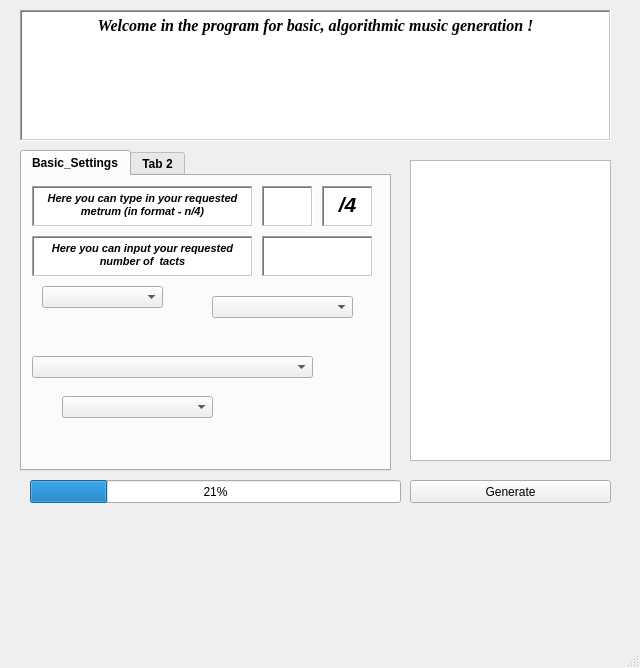
<?xml version="1.0" encoding="UTF-8"?>
<ui version="4.0">
 <class>MainWindow</class>
 <widget class="QMainWindow" name="MainWindow">
  <property name="geometry">
   <rect>
    <x>0</x>
    <y>0</y>
    <width>640</width>
    <height>668</height>
   </rect>
  </property>
  <property name="windowTitle">
   <string>MainWindow</string>
  </property>
  <widget class="QWidget" name="centralwidget">
   <widget class="QPlainTextEdit" name="plainTextEdit_2">
    <property name="geometry">
     <rect>
      <x>410</x>
      <y>160</y>
      <width>201</width>
      <height>301</height>
     </rect>
    </property>
   </widget>
   <widget class="QProgressBar" name="progressBar">
    <property name="geometry">
     <rect>
      <x>30</x>
      <y>480</y>
      <width>371</width>
      <height>23</height>
     </rect>
    </property>
    <property name="value">
     <number>21</number>
    </property>
    <property name="orientation">
     <enum>Qt::Horizontal</enum>
    </property>
    <property name="invertedAppearance">
     <bool>false</bool>
    </property>
    <property name="textDirection">
     <enum>QProgressBar::TopToBottom</enum>
    </property>
   </widget>
   <widget class="QTabWidget" name="settings_tabs">
    <property name="geometry">
     <rect>
      <x>20</x>
      <y>150</y>
      <width>371</width>
      <height>321</height>
     </rect>
    </property>
    <property name="font">
     <font>
      <weight>75</weight>
      <bold>true</bold>
     </font>
    </property>
    <property name="currentIndex">
     <number>0</number>
    </property>
    <widget class="QWidget" name="basic_settings">
     <property name="font">
      <font>
       <weight>75</weight>
       <bold>true</bold>
      </font>
     </property>
     <attribute name="title">
      <string>Basic_Settings</string>
     </attribute>
     <widget class="QComboBox" name="comboBox_4">
      <property name="geometry">
       <rect>
        <x>40</x>
        <y>220</y>
        <width>151</width>
        <height>22</height>
       </rect>
      </property>
     </widget>
     <widget class="QComboBox" name="comboBox">
      <property name="geometry">
       <rect>
        <x>20</x>
        <y>110</y>
        <width>121</width>
        <height>22</height>
       </rect>
      </property>
     </widget>
     <widget class="QComboBox" name="comboBox_2">
      <property name="geometry">
       <rect>
        <x>190</x>
        <y>120</y>
        <width>141</width>
        <height>22</height>
       </rect>
      </property>
     </widget>
     <widget class="QComboBox" name="comboBox_3">
      <property name="geometry">
       <rect>
        <x>10</x>
        <y>180</y>
        <width>281</width>
        <height>22</height>
       </rect>
      </property>
     </widget>
     <widget class="QTextEdit" name="metrum_info">
      <property name="geometry">
       <rect>
        <x>10</x>
        <y>10</y>
        <width>221</width>
        <height>41</height>
       </rect>
      </property>
      <property name="frameShape">
       <enum>QFrame::WinPanel</enum>
      </property>
      <property name="lineWidth">
       <number>0</number>
      </property>
      <property name="verticalScrollBarPolicy">
       <enum>Qt::ScrollBarAlwaysOff</enum>
      </property>
      <property name="horizontalScrollBarPolicy">
       <enum>Qt::ScrollBarAlwaysOff</enum>
      </property>
      <property name="sizeAdjustPolicy">
       <enum>QAbstractScrollArea::AdjustIgnored</enum>
      </property>
      <property name="html">
       <string>&lt;!DOCTYPE HTML PUBLIC &quot;-//W3C//DTD HTML 4.0//EN&quot; &quot;http://www.w3.org/TR/REC-html40/strict.dtd&quot;&gt;
&lt;html&gt;&lt;head&gt;&lt;meta name=&quot;qrichtext&quot; content=&quot;1&quot; /&gt;&lt;style type=&quot;text/css&quot;&gt;
p, li { white-space: pre-wrap; }
&lt;/style&gt;&lt;/head&gt;&lt;body style=&quot; font-family:'MS Shell Dlg 2'; font-size:8.25pt; font-weight:600; font-style:normal;&quot;&gt;
&lt;p align=&quot;center&quot; style=&quot; margin-top:0px; margin-bottom:0px; margin-left:0px; margin-right:0px; -qt-block-indent:0; text-indent:0px;&quot;&gt;&lt;span style=&quot; font-size:8pt; font-style:italic;&quot;&gt;Here you can type in your requested metrum (in format - n/4)&lt;/span&gt;&lt;/p&gt;&lt;/body&gt;&lt;/html&gt;</string>
      </property>
      <property name="textInteractionFlags">
       <set>Qt::NoTextInteraction</set>
      </property>
     </widget>
     <widget class="QTextEdit" name="metrum_insert">
      <property name="geometry">
       <rect>
        <x>240</x>
        <y>10</y>
        <width>51</width>
        <height>41</height>
       </rect>
      </property>
      <property name="font">
       <font>
        <pointsize>16</pointsize>
        <weight>75</weight>
        <bold>true</bold>
       </font>
      </property>
      <property name="frameShape">
       <enum>QFrame::WinPanel</enum>
      </property>
      <property name="verticalScrollBarPolicy">
       <enum>Qt::ScrollBarAlwaysOff</enum>
      </property>
      <property name="horizontalScrollBarPolicy">
       <enum>Qt::ScrollBarAlwaysOff</enum>
      </property>
      <property name="html">
       <string>&lt;!DOCTYPE HTML PUBLIC &quot;-//W3C//DTD HTML 4.0//EN&quot; &quot;http://www.w3.org/TR/REC-html40/strict.dtd&quot;&gt;
&lt;html&gt;&lt;head&gt;&lt;meta name=&quot;qrichtext&quot; content=&quot;1&quot; /&gt;&lt;style type=&quot;text/css&quot;&gt;
p, li { white-space: pre-wrap; }
&lt;/style&gt;&lt;/head&gt;&lt;body style=&quot; font-family:'MS Shell Dlg 2'; font-size:16pt; font-weight:600; font-style:normal;&quot;&gt;
&lt;p align=&quot;center&quot; style=&quot;-qt-paragraph-type:empty; margin-top:0px; margin-bottom:0px; margin-left:0px; margin-right:0px; -qt-block-indent:0; text-indent:0px;&quot;&gt;&lt;br /&gt;&lt;/p&gt;&lt;/body&gt;&lt;/html&gt;</string>
      </property>
     </widget>
     <widget class="QTextEdit" name="metrum_div">
      <property name="geometry">
       <rect>
        <x>300</x>
        <y>10</y>
        <width>51</width>
        <height>41</height>
       </rect>
      </property>
      <property name="frameShape">
       <enum>QFrame::WinPanel</enum>
      </property>
      <property name="verticalScrollBarPolicy">
       <enum>Qt::ScrollBarAlwaysOff</enum>
      </property>
      <property name="horizontalScrollBarPolicy">
       <enum>Qt::ScrollBarAlwaysOff</enum>
      </property>
      <property name="html">
       <string>&lt;!DOCTYPE HTML PUBLIC &quot;-//W3C//DTD HTML 4.0//EN&quot; &quot;http://www.w3.org/TR/REC-html40/strict.dtd&quot;&gt;
&lt;html&gt;&lt;head&gt;&lt;meta name=&quot;qrichtext&quot; content=&quot;1&quot; /&gt;&lt;style type=&quot;text/css&quot;&gt;
p, li { white-space: pre-wrap; }
&lt;/style&gt;&lt;/head&gt;&lt;body style=&quot; font-family:'MS Shell Dlg 2'; font-size:8.25pt; font-weight:600; font-style:normal;&quot;&gt;
&lt;p align=&quot;center&quot; style=&quot; margin-top:0px; margin-bottom:0px; margin-left:0px; margin-right:0px; -qt-block-indent:0; text-indent:0px;&quot;&gt;&lt;span style=&quot; font-size:16pt; font-style:italic;&quot;&gt;/4&lt;/span&gt;&lt;/p&gt;&lt;/body&gt;&lt;/html&gt;</string>
      </property>
      <property name="textInteractionFlags">
       <set>Qt::NoTextInteraction</set>
      </property>
     </widget>
     <widget class="QTextEdit" name="tacts_info">
      <property name="geometry">
       <rect>
        <x>10</x>
        <y>60</y>
        <width>221</width>
        <height>41</height>
       </rect>
      </property>
      <property name="frameShape">
       <enum>QFrame::WinPanel</enum>
      </property>
      <property name="verticalScrollBarPolicy">
       <enum>Qt::ScrollBarAlwaysOff</enum>
      </property>
      <property name="horizontalScrollBarPolicy">
       <enum>Qt::ScrollBarAlwaysOff</enum>
      </property>
      <property name="html">
       <string>&lt;!DOCTYPE HTML PUBLIC &quot;-//W3C//DTD HTML 4.0//EN&quot; &quot;http://www.w3.org/TR/REC-html40/strict.dtd&quot;&gt;
&lt;html&gt;&lt;head&gt;&lt;meta name=&quot;qrichtext&quot; content=&quot;1&quot; /&gt;&lt;style type=&quot;text/css&quot;&gt;
p, li { white-space: pre-wrap; }
&lt;/style&gt;&lt;/head&gt;&lt;body style=&quot; font-family:'MS Shell Dlg 2'; font-size:8.25pt; font-weight:600; font-style:normal;&quot;&gt;
&lt;p align=&quot;center&quot; style=&quot; margin-top:0px; margin-bottom:0px; margin-left:0px; margin-right:0px; -qt-block-indent:0; text-indent:0px;&quot;&gt;&lt;span style=&quot; font-size:8pt; font-style:italic;&quot;&gt;Here you can input your requested number of  tacts&lt;/span&gt;&lt;/p&gt;
&lt;p align=&quot;center&quot; style=&quot;-qt-paragraph-type:empty; margin-top:0px; margin-bottom:0px; margin-left:0px; margin-right:0px; -qt-block-indent:0; text-indent:0px; font-size:8pt; font-style:italic;&quot;&gt;&lt;br /&gt;&lt;/p&gt;&lt;/body&gt;&lt;/html&gt;</string>
      </property>
      <property name="textInteractionFlags">
       <set>Qt::NoTextInteraction</set>
      </property>
     </widget>
     <widget class="QTextEdit" name="tacts_insert">
      <property name="geometry">
       <rect>
        <x>240</x>
        <y>60</y>
        <width>111</width>
        <height>41</height>
       </rect>
      </property>
      <property name="font">
       <font>
        <pointsize>16</pointsize>
        <weight>75</weight>
        <bold>true</bold>
       </font>
      </property>
      <property name="frameShape">
       <enum>QFrame::WinPanel</enum>
      </property>
      <property name="verticalScrollBarPolicy">
       <enum>Qt::ScrollBarAlwaysOff</enum>
      </property>
      <property name="horizontalScrollBarPolicy">
       <enum>Qt::ScrollBarAlwaysOff</enum>
      </property>
      <property name="html">
       <string>&lt;!DOCTYPE HTML PUBLIC &quot;-//W3C//DTD HTML 4.0//EN&quot; &quot;http://www.w3.org/TR/REC-html40/strict.dtd&quot;&gt;
&lt;html&gt;&lt;head&gt;&lt;meta name=&quot;qrichtext&quot; content=&quot;1&quot; /&gt;&lt;style type=&quot;text/css&quot;&gt;
p, li { white-space: pre-wrap; }
&lt;/style&gt;&lt;/head&gt;&lt;body style=&quot; font-family:'MS Shell Dlg 2'; font-size:16pt; font-weight:600; font-style:normal;&quot;&gt;
&lt;p align=&quot;center&quot; style=&quot;-qt-paragraph-type:empty; margin-top:0px; margin-bottom:0px; margin-left:0px; margin-right:0px; -qt-block-indent:0; text-indent:0px;&quot;&gt;&lt;br /&gt;&lt;/p&gt;&lt;/body&gt;&lt;/html&gt;</string>
      </property>
     </widget>
     <zorder>metrum_insert</zorder>
     <zorder>comboBox_4</zorder>
     <zorder>comboBox</zorder>
     <zorder>comboBox_2</zorder>
     <zorder>comboBox_3</zorder>
     <zorder>metrum_info</zorder>
     <zorder>metrum_div</zorder>
     <zorder>tacts_info</zorder>
     <zorder>tacts_insert</zorder>
    </widget>
    <widget class="QWidget" name="tab_2">
     <attribute name="title">
      <string>Tab 2</string>
     </attribute>
     <widget class="QSpinBox" name="spinBox_8">
      <property name="geometry">
       <rect>
        <x>50</x>
        <y>170</y>
        <width>42</width>
        <height>22</height>
       </rect>
      </property>
     </widget>
     <widget class="QSpinBox" name="spinBox_22">
      <property name="geometry">
       <rect>
        <x>260</x>
        <y>80</y>
        <width>42</width>
        <height>22</height>
       </rect>
      </property>
     </widget>
     <widget class="QSpinBox" name="spinBox_7">
      <property name="geometry">
       <rect>
        <x>50</x>
        <y>200</y>
        <width>42</width>
        <height>22</height>
       </rect>
      </property>
     </widget>
     <widget class="QSpinBox" name="spinBox_26">
      <property name="geometry">
       <rect>
        <x>260</x>
        <y>170</y>
        <width>42</width>
        <height>22</height>
       </rect>
      </property>
     </widget>
     <widget class="QSpinBox" name="spinBox">
      <property name="geometry">
       <rect>
        <x>50</x>
        <y>20</y>
        <width>42</width>
        <height>22</height>
       </rect>
      </property>
     </widget>
     <widget class="QSpinBox" name="spinBox_20">
      <property name="geometry">
       <rect>
        <x>260</x>
        <y>50</y>
        <width>42</width>
        <height>22</height>
       </rect>
      </property>
     </widget>
     <widget class="QSpinBox" name="spinBox_12">
      <property name="geometry">
       <rect>
        <x>50</x>
        <y>260</y>
        <width>42</width>
        <height>22</height>
       </rect>
      </property>
     </widget>
     <widget class="QSpinBox" name="spinBox_9">
      <property name="geometry">
       <rect>
        <x>160</x>
        <y>80</y>
        <width>42</width>
        <height>22</height>
       </rect>
      </property>
     </widget>
     <widget class="QSpinBox" name="spinBox_25">
      <property name="geometry">
       <rect>
        <x>160</x>
        <y>170</y>
        <width>42</width>
        <height>22</height>
       </rect>
      </property>
     </widget>
     <widget class="QSpinBox" name="spinBox_13">
      <property name="geometry">
       <rect>
        <x>160</x>
        <y>230</y>
        <width>42</width>
        <height>22</height>
       </rect>
      </property>
     </widget>
     <widget class="QSpinBox" name="spinBox_17">
      <property name="geometry">
       <rect>
        <x>260</x>
        <y>110</y>
        <width>42</width>
        <height>22</height>
       </rect>
      </property>
     </widget>
     <widget class="QSpinBox" name="spinBox_15">
      <property name="geometry">
       <rect>
        <x>260</x>
        <y>20</y>
        <width>42</width>
        <height>22</height>
       </rect>
      </property>
     </widget>
     <widget class="QSpinBox" name="spinBox_18">
      <property name="geometry">
       <rect>
        <x>160</x>
        <y>140</y>
        <width>42</width>
        <height>22</height>
       </rect>
      </property>
     </widget>
     <widget class="QSpinBox" name="spinBox_5">
      <property name="geometry">
       <rect>
        <x>50</x>
        <y>230</y>
        <width>42</width>
        <height>22</height>
       </rect>
      </property>
     </widget>
     <widget class="QSpinBox" name="spinBox_11">
      <property name="geometry">
       <rect>
        <x>260</x>
        <y>230</y>
        <width>42</width>
        <height>22</height>
       </rect>
      </property>
     </widget>
     <widget class="QSpinBox" name="spinBox_24">
      <property name="geometry">
       <rect>
        <x>260</x>
        <y>260</y>
        <width>42</width>
        <height>22</height>
       </rect>
      </property>
     </widget>
     <widget class="QSpinBox" name="spinBox_2">
      <property name="geometry">
       <rect>
        <x>50</x>
        <y>50</y>
        <width>42</width>
        <height>22</height>
       </rect>
      </property>
     </widget>
     <widget class="QSpinBox" name="spinBox_21">
      <property name="geometry">
       <rect>
        <x>160</x>
        <y>200</y>
        <width>42</width>
        <height>22</height>
       </rect>
      </property>
     </widget>
     <widget class="QSpinBox" name="spinBox_6">
      <property name="geometry">
       <rect>
        <x>50</x>
        <y>140</y>
        <width>42</width>
        <height>22</height>
       </rect>
      </property>
     </widget>
     <widget class="QSpinBox" name="spinBox_3">
      <property name="geometry">
       <rect>
        <x>50</x>
        <y>80</y>
        <width>42</width>
        <height>22</height>
       </rect>
      </property>
     </widget>
     <widget class="QSpinBox" name="spinBox_19">
      <property name="geometry">
       <rect>
        <x>260</x>
        <y>200</y>
        <width>42</width>
        <height>22</height>
       </rect>
      </property>
     </widget>
     <widget class="QSpinBox" name="spinBox_4">
      <property name="geometry">
       <rect>
        <x>50</x>
        <y>110</y>
        <width>42</width>
        <height>22</height>
       </rect>
      </property>
     </widget>
     <widget class="QSpinBox" name="spinBox_14">
      <property name="geometry">
       <rect>
        <x>160</x>
        <y>50</y>
        <width>42</width>
        <height>22</height>
       </rect>
      </property>
     </widget>
     <widget class="QSpinBox" name="spinBox_10">
      <property name="geometry">
       <rect>
        <x>160</x>
        <y>110</y>
        <width>42</width>
        <height>22</height>
       </rect>
      </property>
     </widget>
     <widget class="QSpinBox" name="spinBox_16">
      <property name="geometry">
       <rect>
        <x>160</x>
        <y>20</y>
        <width>42</width>
        <height>22</height>
       </rect>
      </property>
     </widget>
     <widget class="QSpinBox" name="spinBox_23">
      <property name="geometry">
       <rect>
        <x>260</x>
        <y>140</y>
        <width>42</width>
        <height>22</height>
       </rect>
      </property>
     </widget>
    </widget>
   </widget>
   <widget class="QPushButton" name="generate_button">
    <property name="geometry">
     <rect>
      <x>410</x>
      <y>480</y>
      <width>201</width>
      <height>23</height>
     </rect>
    </property>
    <property name="text">
     <string>Generate</string>
    </property>
   </widget>
   <widget class="QTextEdit" name="command_line_window">
    <property name="enabled">
     <bool>true</bool>
    </property>
    <property name="geometry">
     <rect>
      <x>20</x>
      <y>10</y>
      <width>591</width>
      <height>131</height>
     </rect>
    </property>
    <property name="font">
     <font>
      <family>Times New Roman</family>
      <pointsize>12</pointsize>
      <weight>75</weight>
      <italic>true</italic>
      <bold>true</bold>
     </font>
    </property>
    <property name="layoutDirection">
     <enum>Qt::LeftToRight</enum>
    </property>
    <property name="frameShape">
     <enum>QFrame::WinPanel</enum>
    </property>
    <property name="frameShadow">
     <enum>QFrame::Sunken</enum>
    </property>
    <property name="html">
     <string>&lt;!DOCTYPE HTML PUBLIC &quot;-//W3C//DTD HTML 4.0//EN&quot; &quot;http://www.w3.org/TR/REC-html40/strict.dtd&quot;&gt;
&lt;html&gt;&lt;head&gt;&lt;meta name=&quot;qrichtext&quot; content=&quot;1&quot; /&gt;&lt;style type=&quot;text/css&quot;&gt;
p, li { white-space: pre-wrap; }
&lt;/style&gt;&lt;/head&gt;&lt;body style=&quot; font-family:'Times New Roman'; font-size:12pt; font-weight:600; font-style:italic;&quot;&gt;
&lt;p align=&quot;center&quot; style=&quot; margin-top:0px; margin-bottom:0px; margin-left:0px; margin-right:0px; -qt-block-indent:0; text-indent:0px;&quot;&gt;&lt;span style=&quot; font-family:'MS Shell Dlg 2';&quot;&gt;Welcome in the program for basic, algorithmic music generation !&lt;/span&gt;&lt;/p&gt;&lt;/body&gt;&lt;/html&gt;</string>
    </property>
    <property name="textInteractionFlags">
     <set>Qt::NoTextInteraction</set>
    </property>
   </widget>
  </widget>
  <widget class="QMenuBar" name="menubar">
   <property name="geometry">
    <rect>
     <x>0</x>
     <y>0</y>
     <width>640</width>
     <height>21</height>
    </rect>
   </property>
  </widget>
  <widget class="QStatusBar" name="statusbar"/>
 </widget>
 <resources/>
 <connections>
  <connection>
   <sender>generate_button</sender>
   <signal>clicked()</signal>
   <receiver>MainWindow</receiver>
   <slot>generate_music()</slot>
   <hints>
    <hint type="sourcelabel">
     <x>494</x>
     <y>515</y>
    </hint>
    <hint type="destinationlabel">
     <x>430</x>
     <y>-12</y>
    </hint>
   </hints>
  </connection>
  <connection>
   <sender>metrum_insert</sender>
   <signal>textChanged()</signal>
   <receiver>MainWindow</receiver>
   <slot>change_metrum()</slot>
   <hints>
    <hint type="sourcelabel">
     <x>286</x>
     <y>235</y>
    </hint>
    <hint type="destinationlabel">
     <x>301</x>
     <y>-7</y>
    </hint>
   </hints>
  </connection>
  <connection>
   <sender>tacts_insert</sender>
   <signal>textChanged()</signal>
   <receiver>MainWindow</receiver>
   <slot>change_tacts()</slot>
   <hints>
    <hint type="sourcelabel">
     <x>321</x>
     <y>270</y>
    </hint>
    <hint type="destinationlabel">
     <x>242</x>
     <y>-12</y>
    </hint>
   </hints>
  </connection>
 </connections>
 <slots>
  <slot>generate_music()</slot>
  <slot>edit_command_line()</slot>
  <slot>change_metrum()</slot>
  <slot>change_tacts()</slot>
 </slots>
</ui>
